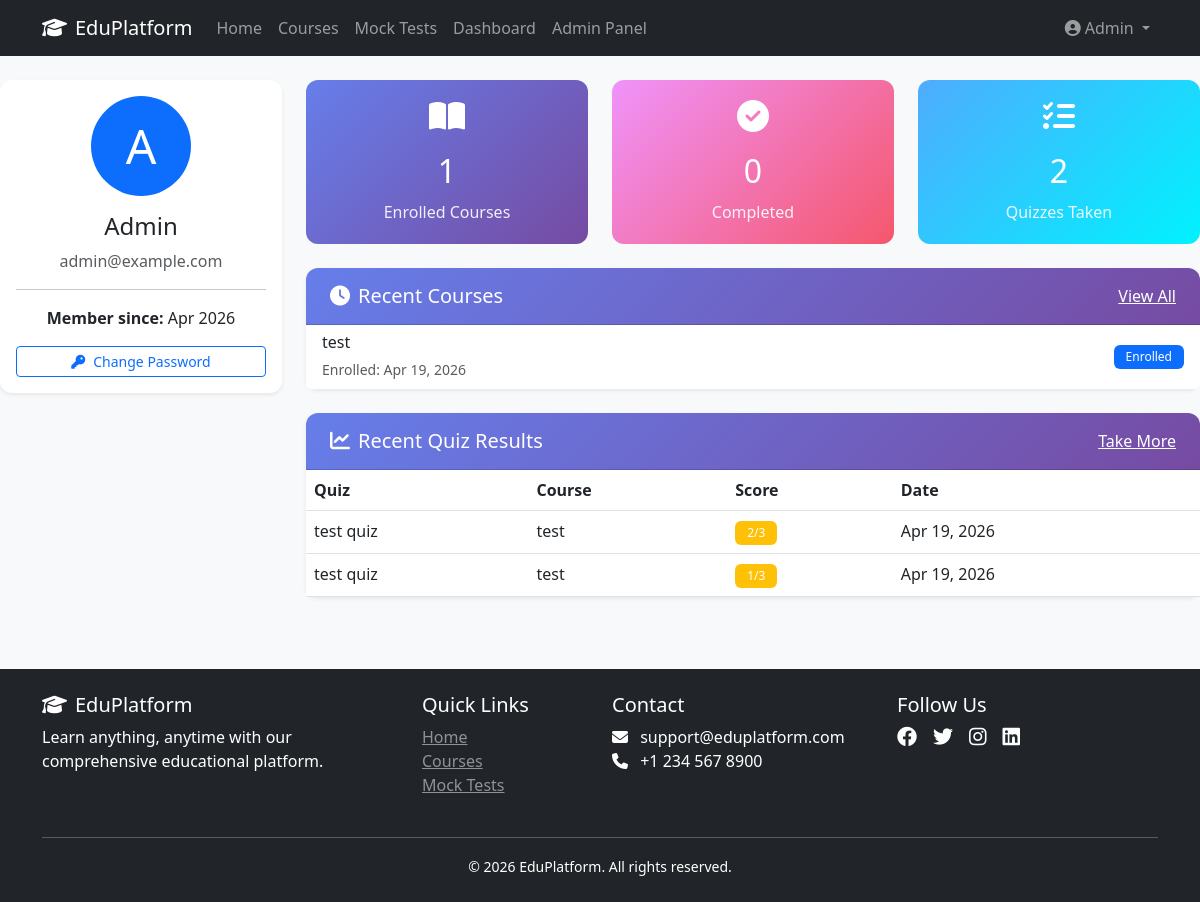
The page /dashboard/ (signed in) on the database its author committed.
### tables this page shows
CREATE TABLE `users` (
  `id` int(11) NOT NULL,
  `name` varchar(100) NOT NULL,
  `email` varchar(100) NOT NULL,
  `password` varchar(255) NOT NULL,
  `role` enum('user','admin') DEFAULT 'user',
  `email_verified` tinyint(1) DEFAULT 0,
  `verification_token` varchar(64) DEFAULT NULL,
  `token_expires_at` datetime DEFAULT NULL,
  `reset_token` varchar(64) DEFAULT NULL,
  `reset_token_expires_at` datetime DEFAULT NULL,
  `created_at` timestamp NOT NULL DEFAULT current_timestamp()
);

CREATE TABLE `enrollments` (
  `id` int(11) NOT NULL,
  `user_id` int(11) NOT NULL,
  `course_id` int(11) NOT NULL,
  `status` enum('enrolled','in_progress','completed') DEFAULT 'enrolled',
  `enrolled_at` timestamp NOT NULL DEFAULT current_timestamp(),
  `completed_at` datetime DEFAULT NULL
);

CREATE TABLE `courses` (
  `id` int(11) NOT NULL,
  `category_id` int(11) NOT NULL,
  `title` varchar(200) NOT NULL,
  `slug` varchar(200) NOT NULL,
  `description` text DEFAULT NULL,
  `image_url` varchar(500) DEFAULT NULL,
  `price` decimal(10,2) DEFAULT 0.00,
  `level` enum('beginner','intermediate','advanced') DEFAULT 'beginner',
  `is_featured` tinyint(1) DEFAULT 0,
  `created_at` timestamp NOT NULL DEFAULT current_timestamp()
);

CREATE TABLE `user_quiz_progress` (
  `id` int(11) NOT NULL,
  `user_id` int(11) NOT NULL,
  `quiz_id` int(11) NOT NULL,
  `course_id` int(11) NOT NULL,
  `score` int(11) DEFAULT 0,
  `total_questions` int(11) DEFAULT 0,
  `attempted_at` timestamp NOT NULL DEFAULT current_timestamp()
);

CREATE TABLE `quizzes` (
  `id` int(11) NOT NULL,
  `course_id` int(11) NOT NULL,
  `title` varchar(200) NOT NULL,
  `description` text DEFAULT NULL,
  `duration` int(11) DEFAULT 30,
  `passing_score` int(11) DEFAULT 70,
  `created_at` timestamp NOT NULL DEFAULT current_timestamp()
);

### config/functions.php (called while the page is built, shortened)
<?php
function sanitize($input) {
    return htmlspecialchars(trim($input), ENT_QUOTES, 'UTF-8');
}
?>

### dashboard/index.php (the view, shortened to what this page needs)
<?php
require_once '../config/database.php';
require_once '../config/functions.php';
include '../includes/header.php';
$user_id = $_SESSION['user_id'];
$stmt = $pdo->prepare("SELECT * FROM users WHERE id = ?");
$stmt->execute([$user_id]);
$user = $stmt->fetch();
$stmt = $pdo->prepare("SELECT COUNT(*) as count FROM enrollments WHERE user_id = ?");
$stmt->execute([$user_id]);
$enrolled_count = $stmt->fetch()['count'];
$stmt = $pdo->prepare("SELECT COUNT(*) as count FROM enrollments WHERE user_id = ? AND status = 'completed'");
$stmt->execute([$user_id]);
$completed_count = $stmt->fetch()['count'];
$stmt = $pdo->prepare("SELECT COUNT(*) as count FROM user_quiz_progress WHERE user_id = ?");
$stmt->execute([$user_id]);
$quiz_count = $stmt->fetch()['count'];
$stmt = $pdo->prepare("SELECT c.*, e.enrolled_at, e.status
                       FROM courses c
                       JOIN enrollments e ON c.id = e.course_id
                       WHERE e.user_id = ?
                       ORDER BY e.enrolled_at DESC
                       LIMIT 5");
$stmt->execute([$user_id]);
$recent_courses = $stmt->fetchAll();
$stmt = $pdo->prepare("SELECT qz.*, q.title as quiz_title, c.title as course_title,
                       (SELECT COUNT(*) FROM questions WHERE quiz_id = qz.quiz_id) as total_q
                       FROM user_quiz_progress qz
                       JOIN quizzes q ON qz.quiz_id = q.id
                       JOIN courses c ON qz.course_id = c.id
                       WHERE qz.user_id = ?
                       ORDER BY qz.attempted_at DESC
                       LIMIT 5");
$stmt->execute([$user_id]);
$recent_quizzes = $stmt->fetchAll();
?>
<div class="row">
    <div class="col-md-3">
        <div class="card shadow-sm text-center">
            <div class="card-body">
                <div class="mb-3">
                    <div class="bg-primary text-white rounded-circle d-inline-flex align-items-center justify-content-center" style="width: 100px; height: 100px; font-size: 3rem;">
                        <?php echo strtoupper(substr($user['name'], 0, 1)); ?>
                    </div>
                </div>
                <h4><?php echo sanitize($user['name']); ?></h4>
                <p class="text-muted"><?php echo sanitize($user['email']); ?></p>
                <hr>
                <p><strong>Member since:</strong> <?php echo date('M Y', strtotime($user['created_at'])); ?></p>
                <a href="../auth/change-password.php" class="btn btn-outline-primary btn-sm w-100">
                    <i class="fas fa-key me-2"></i>Change Password
                </a>
            </div>
        </div>
    </div>
    <div class="col-md-9">
        <div class="row mb-4">
            <div class="col-md-4">
                <div class="stat-card">
                    <i class="fas fa-book-open"></i>
                    <h3><?php echo $enrolled_count; ?></h3>
                    <p>Enrolled Courses</p>
                </div>
            </div>
            <div class="col-md-4">
                <div class="stat-card" style="background: linear-gradient(135deg, #f093fb 0%, #f5576c 100%);">
                    <i class="fas fa-check-circle"></i>
                    <h3><?php echo $completed_count; ?></h3>
                    <p>Completed</p>
                </div>
            </div>
            <div class="col-md-4">
                <div class="stat-card" style="background: linear-gradient(135deg, #4facfe 0%, #00f2fe 100%);">
                    <i class="fas fa-tasks"></i>
                    <h3><?php echo $quiz_count; ?></h3>
                    <p>Quizzes Taken</p>
                </div>
            </div>
        </div>
        <div class="card shadow-sm mb-4">
            <div class="card-header bg-primary text-white d-flex justify-content-between align-items-center">
                <h5 class="mb-0"><i class="fas fa-clock me-2"></i>Recent Courses</h5>
                <a href="../courses/" class="text-white">View All</a>
            </div>
            <div class="list-group list-group-flush">
                <?php if (count($recent_courses) > 0): ?>
                    <?php foreach ($recent_courses as $course): ?>
                        <a href="../courses/detail.php?id=<?php echo $course['id']; ?>" class="list-group-item list-group-item-action">
                            <div class="d-flex justify-content-between align-items-center">
                                <div>
                                    <h6 class="mb-1"><?php echo sanitize($course['title']); ?></h6>
                                    <small class="text-muted">Enrolled: <?php echo date('M d, Y', strtotime($course['enrolled_at'])); ?></small>
                                </div>
                                <span class="badge <?php echo $course['status'] == 'completed' ? 'bg-success' : 'bg-primary'; ?>">
                                    <?php echo ucfirst($course['status']); ?>
                                </span>
                            </div>
                        </a>
                    <?php endforeach; ?>
                <?php endif; ?>
            </div>
        </div>
        <div class="card shadow-sm">
            <div class="card-header bg-primary text-white d-flex justify-content-between align-items-center">
                <h5 class="mb-0"><i class="fas fa-chart-line me-2"></i>Recent Quiz Results</h5>
                <a href="../quizzes/" class="text-white">Take More</a>
            </div>
            <div class="table-responsive">
                <table class="table table-hover mb-0">
                    <thead>
                        <tr>
                            <th>Quiz</th>
                            <th>Course</th>
                            <th>Score</th>
                            <th>Date</th>
                        </tr>
                    </thead>
                    <tbody>
                        <?php if (count($recent_quizzes) > 0): ?>
                            <?php foreach ($recent_quizzes as $result):
                                $total_q = $result['total_q'] > 0 ? $result['total_q'] : 1;
                                $percentage = ($result['score'] / $total_q) * 100;
                            ?>
                                <tr>
                                    <td><?php echo sanitize($result['quiz_title']); ?></td>
                                    <td><?php echo sanitize($result['course_title']); ?></td>
                                    <td>
                                        <span class="badge <?php echo $percentage >= 70 ? 'bg-success' : 'bg-warning'; ?>">
                                            <?php echo $result['score']; ?>/<?php echo $total_q; ?>
                                        </span>
                                    </td>
                                    <td><?php echo date('M d, Y', strtotime($result['attempted_at'])); ?></td>
                                </tr>
                            <?php endforeach; ?>
                        <?php endif; ?>
                    </tbody>
                </table>
            </div>
        </div>
    </div>
</div>
<?php include '../includes/footer.php'; ?>

### assets/css/style.css (style rules this page uses)
* { margin: 0; padding: 0; box-sizing: border-box; }
body { font-family: 'Segoe UI', Tahoma, Geneva, Verdana, sans-serif; background-color: #f8f9fa; min-height: 100vh; display: flex; flex-direction: column; }
.card { border: none; border-radius: 12px; box-shadow: 0 2px 10px rgba(0,0,0,0.08); transition: transform 0.3s ease, box-shadow 0.3s ease; }
.card-header { background: linear-gradient(135deg, #667eea 0%, #764ba2 100%); color: white; border-radius: 12px 12px 0 0 !important; padding: 1rem 1.5rem; }
.stat-card { background: linear-gradient(135deg, #667eea 0%, #764ba2 100%); color: white; border-radius: 12px; padding: 20px; text-align: center; }
.stat-card i { font-size: 2rem; margin-bottom: 10px; }
.stat-card h3 { font-size: 2rem; margin: 10px 0; }
.badge { padding: 6px 12px; font-weight: 500; }

### dashboard/index.php (style rules this page uses)
.stat-card { background: linear-gradient(135deg, #667eea 0%, #764ba2 100%); color: white; border-radius: 12px; padding: 20px; text-align: center; }
.stat-card i { font-size: 2rem; margin-bottom: 10px; }
.stat-card h3 { font-size: 2rem; margin: 10px 0; }
.stat-card p { margin: 0; opacity: 0.9; }

### rows shown on the page
users: name "A", name "Admin", email "admin@example.com", created_at "Apr 2026"
enrollments: course.title "test", enrolled_at "Apr 19, 2026", status "Enrolled"
user_quiz_progress: quiz.title "test quiz", course.title "test", score "2", total_q "3", attempted_at "Apr 19, 2026"
user_quiz_progress: quiz.title "test quiz", course.title "test", score "1", total_q "3", attempted_at "Apr 19, 2026"

### other values the page prints
SITE_NAME "EduPlatform"
$_SESSION['name'] "Admin"
$enrolled_count "1"
$completed_count "0"
$quiz_count "2"
